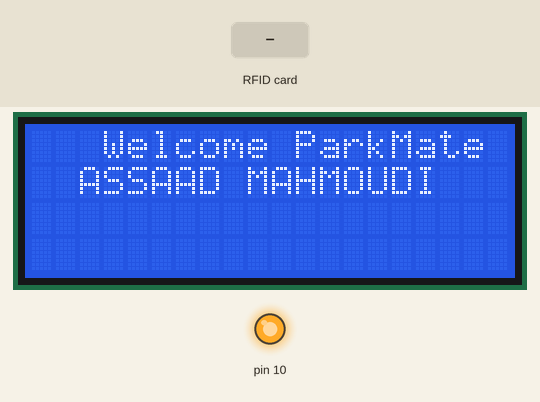
Simulated run of this sketch. Board: Arduino Uno, built with avr-gcc and run on an emulated ATmega328P. Shown: 20×4 character LCD, output pins drawn as LEDs (lit = HIGH). The test bench sets the inputs (shaded band). What the sketch prints to the serial monitor is not drawn.

Above: at 1.3 s.
1.4 s: RFID card B3 D8 89 1F held to the reader
At 2.5 s:
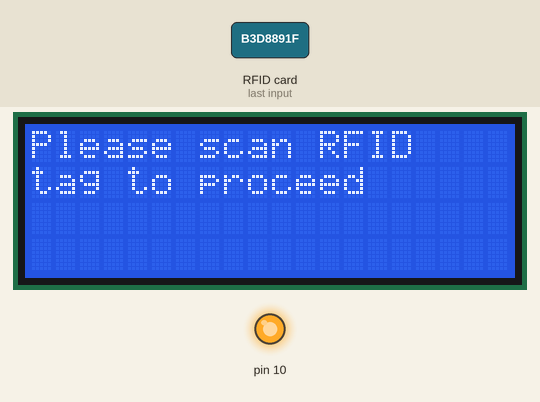
3.4 s: RFID card 5E 7A 19 C4 held to the reader
Timing chart, 0 to 6.4 s (numbered marks = the images above; inputs shaded):
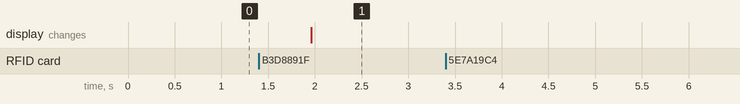

Measured:
- after the input at 1.4 s, the display: changes after 0.56 s (image 1)
- after the input at 3.4 s, every drawn part: stays the same

The sketch:

sketch_oct1a.ino
```cpp
#include <SPI.h>
#include <MFRC522.h>
#include <Wire.h>
#include <LiquidCrystal_I2C.h>
#include <Servo.h>

#define SS_PIN 9
#define RST_PIN 8

LiquidCrystal_I2C LCD(0x27, 20, 4);
Servo servo;
MFRC522 rfid(SS_PIN, RST_PIN);

void setup() {
  Serial.begin(9600); // Initialize Serial communication
  SPI.begin();
  rfid.PCD_Init();
  LCD.init();
  LCD.backlight();
  LCD.setCursor(3, 0);
  LCD.print("Welcome ParkMate");
  LCD.setCursor(2, 1);
  LCD.print("ASSAAD MAHMOUDI");

}

void loop() {
  if (rfid.PICC_IsNewCardPresent() && rfid.PICC_ReadCardSerial()) {
    String tagID = "";
    for (byte i = 0; i < rfid.uid.size; i++) {
      tagID += String(rfid.uid.uidByte[i], HEX);
    }
    Serial.println("Tag ID: " + tagID); // Print tag ID to Serial Monitor

    if (tagID == "b3d8891f") {
      Serial.println("Access granted!"); // Print access message to Serial Monitor
      servo.write(90);
      delay(500);
      servo.write(0);
    } else {
      Serial.println("Access denied. Please leave."); // Print denial message to Serial Monitor
      delay(500);
    }

    rfid.PICC_HaltA();
    rfid.PCD_StopCrypto1();

    LCD.clear();
    LCD.setCursor(0, 0);
    LCD.print("Please scan RFID");
    LCD.setCursor(0, 1);
    LCD.print("tag to proceed");
  }
}
```
